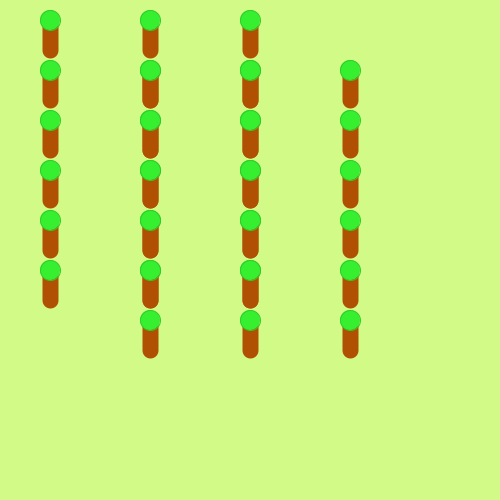
Frame 1 (no input)
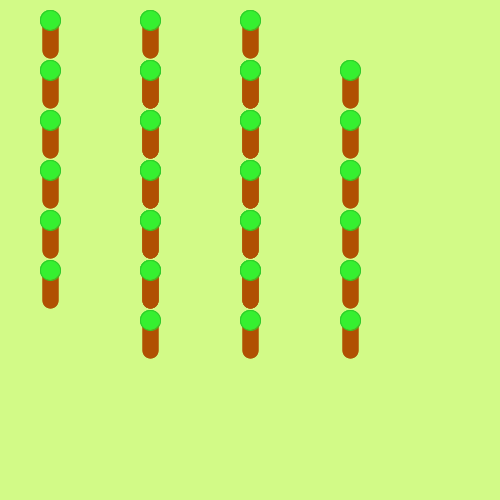
Frame 2 (the mouse pressed at the canvas centre, redrawn once)

The Processing sketch that drew these frames (run headless with seeded random() and noise(); the mouse was pressed at the canvas centre and the sketch redrawn once):

// Processing sketch: H09_opd10
// ── H09_opd10.pde
int sC = 20; //<>//

void setup() {
  size(500, 500);
  background(210, 250, 135);
  noLoop();
}

void draw() {
  //noLoop();
  bos(6, 6);
}

void bos(int colom, int rij) {
  noLoop();
  for (int i = 0; i < colom; i++) {
    for (int j = 0; j < rij; j++) {
      if (i % 2 == 0) {
        boom(i * 50 + 50, j * 50 + 50);
      } else {
        boom(i * 50 + 100, j * 50 + 100);
      }
    }
  }
}

void boom (int x, int y) {
  noLoop();
  strokeWeight(16);
  stroke(176, 80, 2);
  line(x, y, x, y - 30);
  strokeWeight(1);
  stroke(46, 204, 41);
  fill(54, 240, 48);
  ellipse(x, y - 30, sC, sC);
  // ik heb het hieronder in de comment geprobeerd om mn boom zoals het in opdracht 9 is gemaakt te krijgen, maar het lukt niet
  //for (int k = 0; k < 4; k++) {
  //  ellipse(x, y - 30, sC, sC);
  //  sC -= 4;
  //}
}
